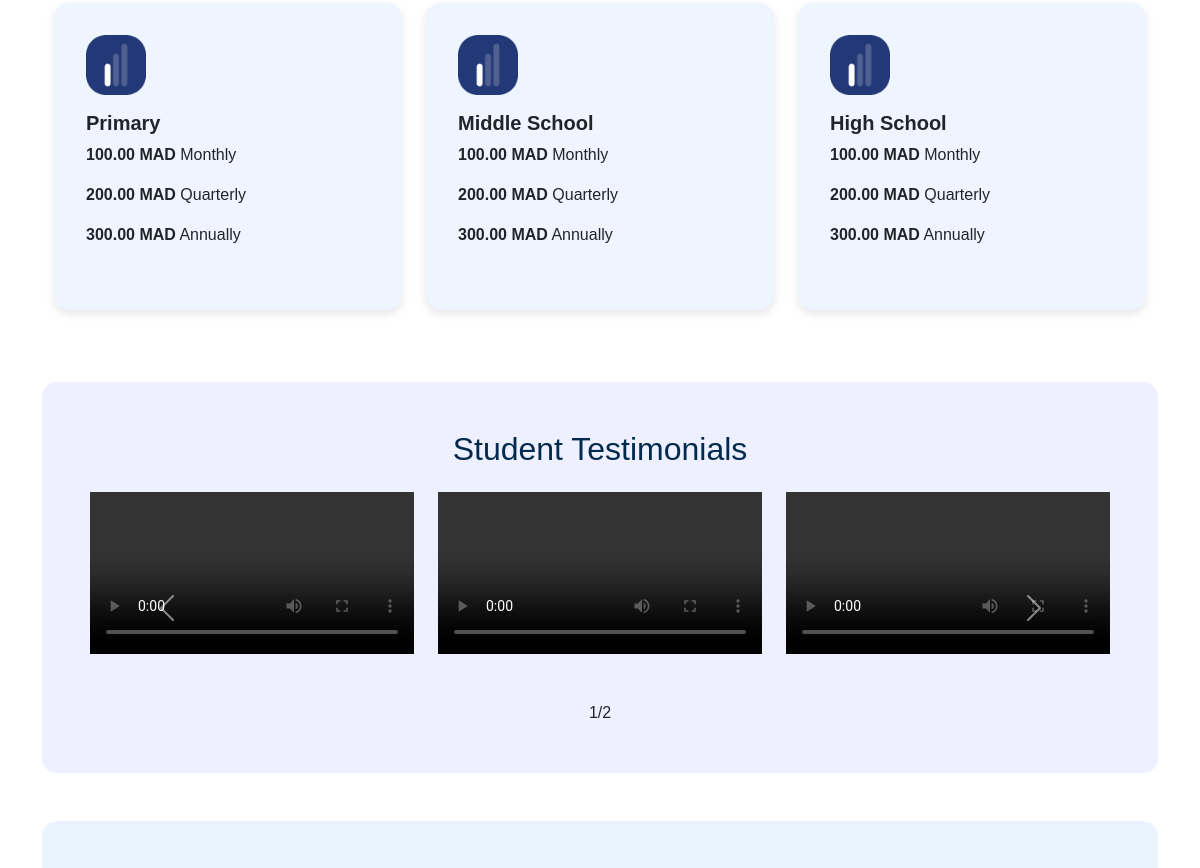
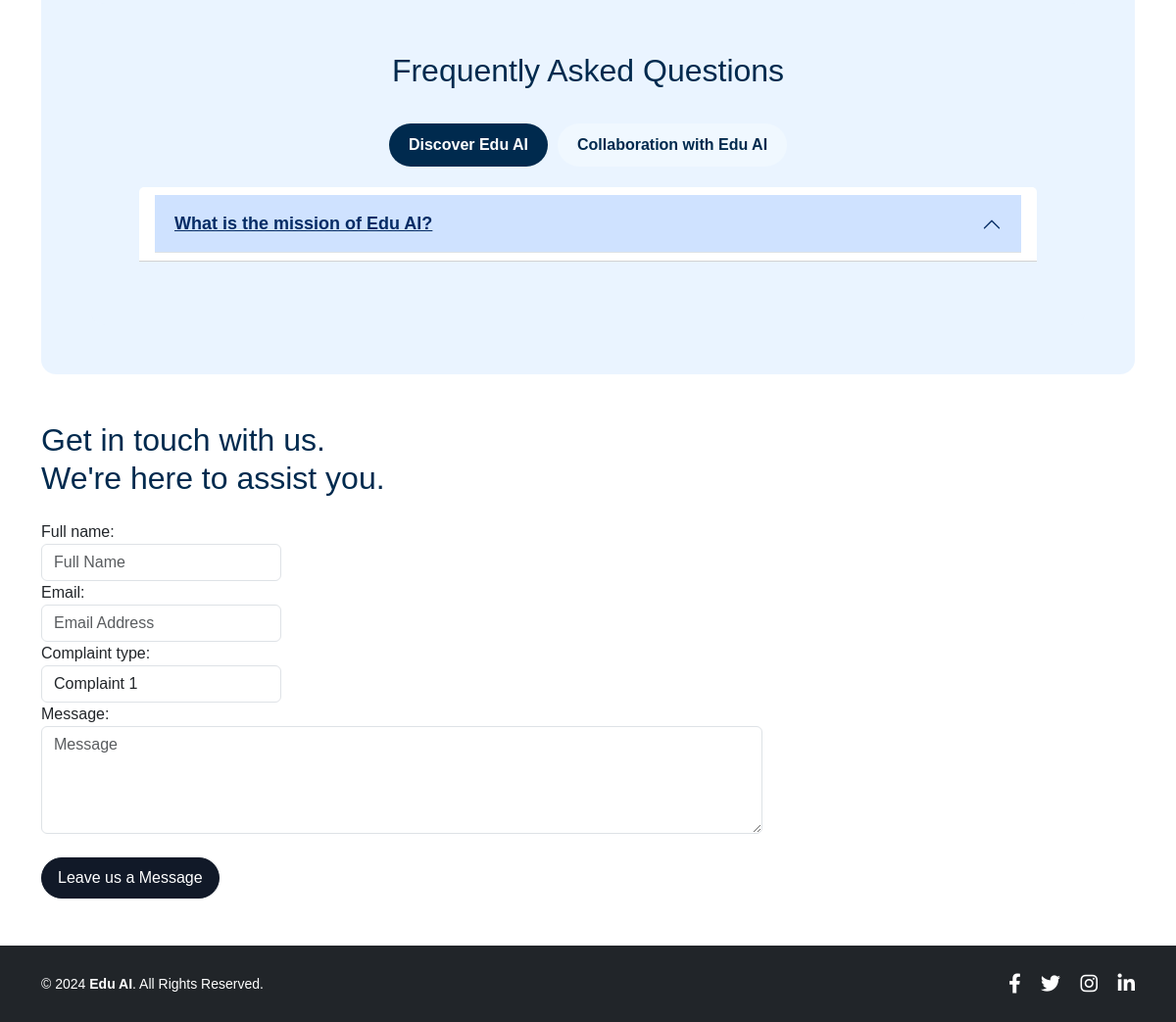
Before: / (lower part) with the older database file (2 pictures, top to bottom).
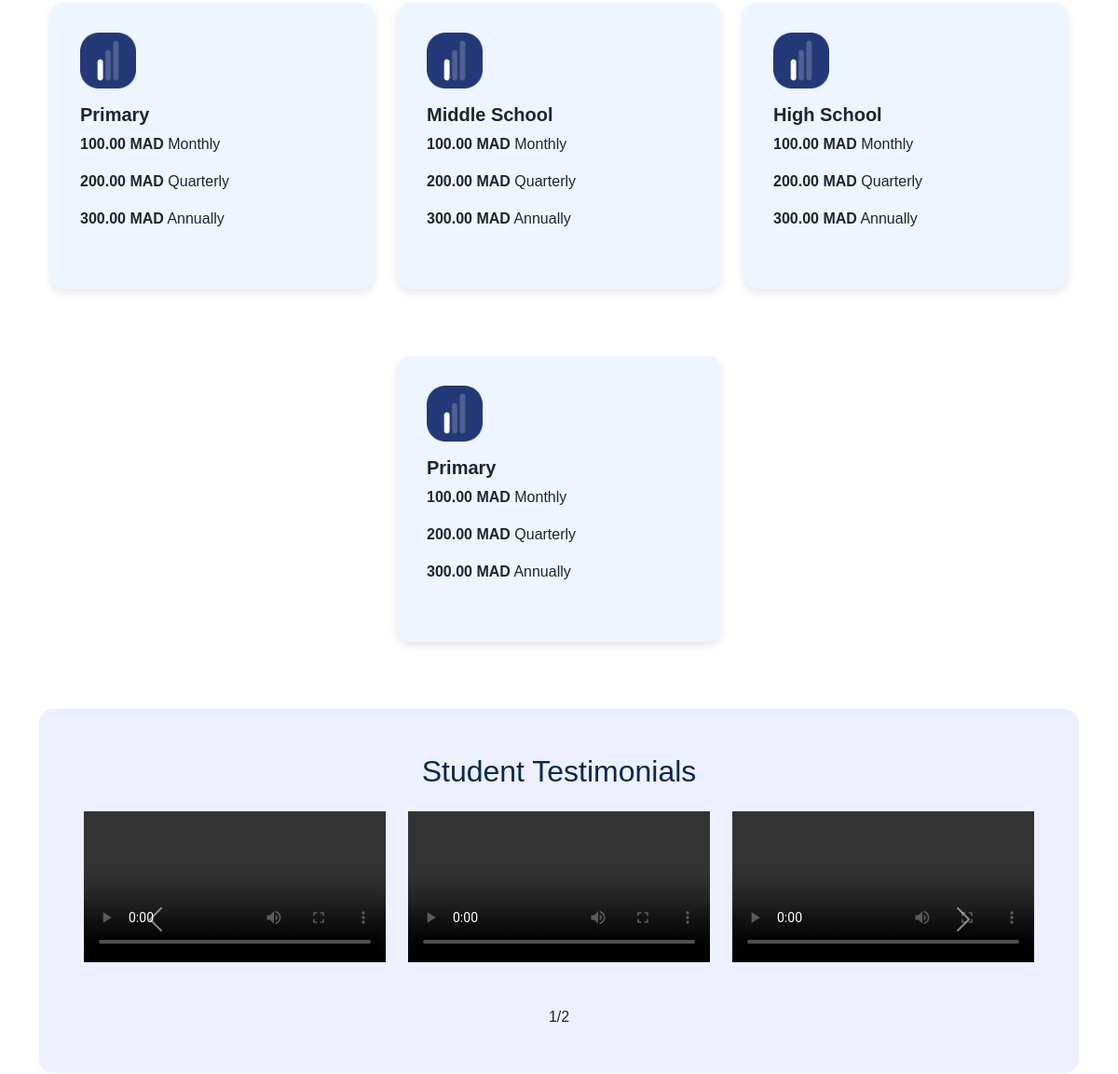
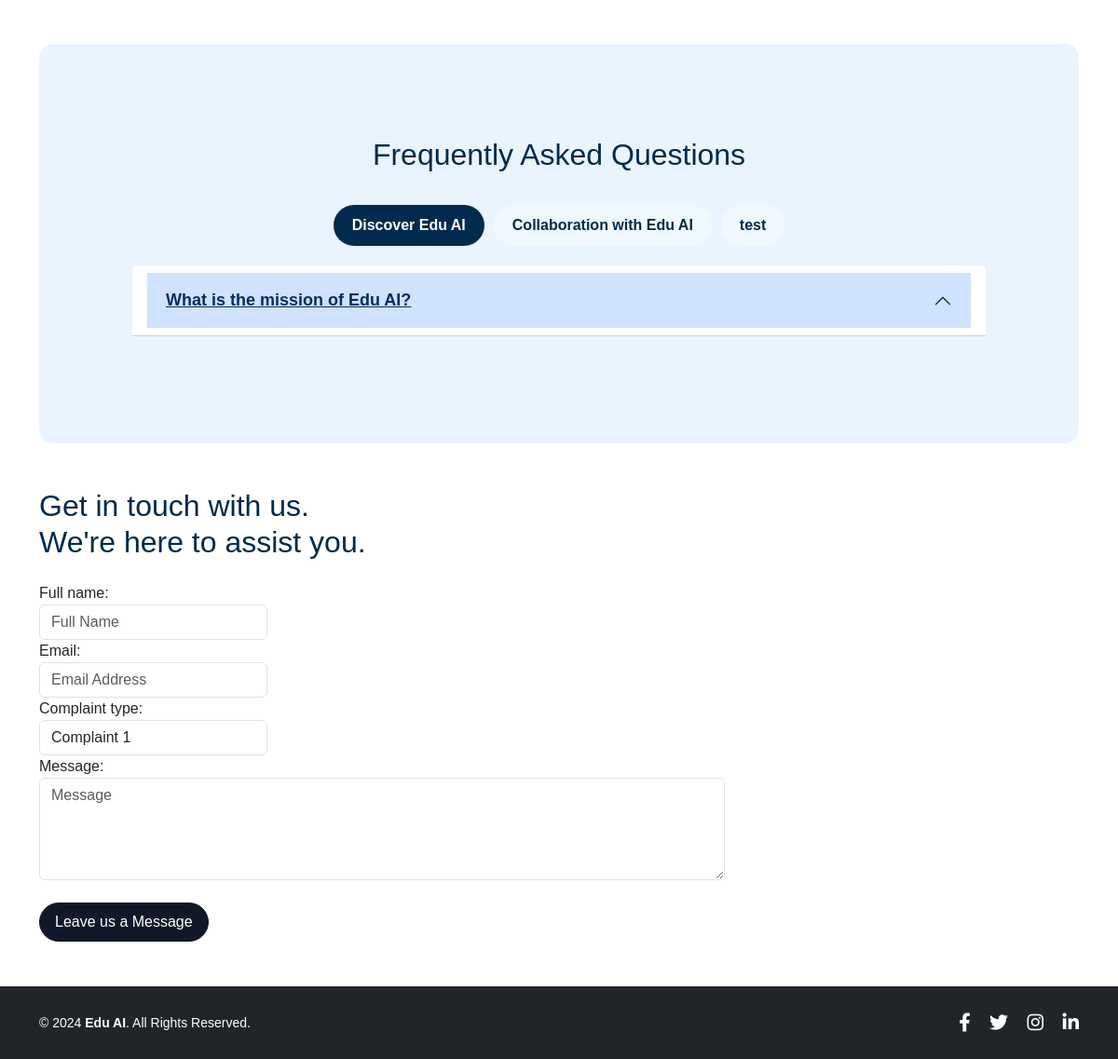
After: the same page with the newer database file (2 pictures, top to bottom).
### pages/models.py (models this page shows, shortened)
class Offer(models.Model):
    CATEGORY_CHOICES = [
        ('Primary', 'Primary'),
        ('Middle School', 'Middle School'),
        ('High School', 'High School')
    ]
    category = models.CharField(max_length=50, choices=CATEGORY_CHOICES)
    monthly_price = models.DecimalField(max_digits=10, decimal_places=2)
    quarterly_price = models.DecimalField(max_digits=10, decimal_places=2)
    annually_price = models.DecimalField(max_digits=10, decimal_places=2)
    currency = models.CharField(max_length=10, default='TND')
    created_at = models.DateTimeField(default=timezone.now)

class Testimonial(models.Model):
    student_name = models.CharField(max_length=100)
    video = models.FileField(upload_to='videos/', default='videos/default.mp4')
    created_at = models.DateTimeField(auto_now_add=True)

class FAQCategory(models.Model):
    name = models.CharField(max_length=255)
    created_at = models.DateTimeField(default=timezone.now)

class FAQ(models.Model):
    category = models.ForeignKey(FAQCategory, on_delete=models.CASCADE)
    question = models.CharField(max_length=255)
    answer = models.TextField()
    created_at = models.DateTimeField(default=timezone.now)

### pages/views.py (the view)
# urls.py: path('', views.home, name='home'),
def home(request):
    offers = Offer.objects.all()
    testimonials = Testimonial.objects.all()
    testimonials_per_slide = 3
    total_slides = (len(testimonials) + testimonials_per_slide - 1) // testimonials_per_slide
    categories = FAQCategory.objects.prefetch_related('faq_set').all()
    form = ContactForm()
    if request.method == 'POST':
        form = ContactForm(request.POST)
        if form.is_valid():
            form.save()
            return redirect('success')
    return render(request, 'pages/home.html', {
        'offers': offers,
        'testimonials': testimonials,
        'total_slides': total_slides,
        'categories': categories,
        'form': form
    })

### pages/forms.py
class ContactForm(forms.ModelForm):
    class Meta:
        model = ContactMessage
        fields = ['full_name', 'email', 'complaint_type', 'message']
        widgets = {
            'full_name': forms.TextInput(attrs={'placeholder': 'Full Name', 'class': 'form-control'}),
            'email': forms.EmailInput(attrs={'placeholder': 'Email Address', 'class': 'form-control'}),
            'complaint_type': forms.Select(choices=[
                ('Complaint 1', 'Complaint 1'),
                ('Complaint 2', 'Complaint 2'),
                ('Complaint 3', 'Complaint 3'),
            ], attrs={'class': 'form-control'}),
            'message': forms.Textarea(attrs={'placeholder': 'Message', 'class': 'form-control', 'rows': 4}),
        }

### templates/pages/home.html (shortened to what the changed rows need)
{% extends "base.html" %}
{% load static %}
{% block css %}
    <link rel="stylesheet" href="{% static 'css/home.css' %}">
{% endblock %}
{% block content %}
    <div id="offers-section" class="container text-center my-5">
        <div id="offers-cards" class="row justify-content-center">
            {% for offer in offers %}
            <div id="offer-{{ offer.id }}" class="col-lg-4 col-md-6 col-sm-12 mb-4 mt-5">
                <div id="offer-card-{{ offer.id }}" class="card p-3 h-100">
                    <div class="card-body d-flex flex-column align-items-start">
                        <div id="offer-icon-{{ offer.id }}" class="offer-icon mb-3">
                            <img src="{% static 'images/icons/offer_icon.png' %}" alt="Offer Icon" id="offer-icon-img-{{ offer.id }}">
                        </div>
                        <h5 id="offer-title-{{ offer.id }}">{{ offer.category }}</h5>
                        <p id="offer-monthly-price-{{ offer.id }}">
                            <strong>{{ offer.monthly_price }} {{ offer.currency }}</strong> Monthly
                        </p>
                        <p id="offer-quarterly-price-{{ offer.id }}">
                            <strong>{{ offer.quarterly_price }} {{ offer.currency }}</strong> Quarterly
                        </p>
                        <p id="offer-annually-price-{{ offer.id }}">
                            <strong>{{ offer.annually_price }} {{ offer.currency }}</strong> Annually
                        </p>
                    </div>
                </div>
            </div>
            {% endfor %}
        </div>
    </div>
    <div class="container-fluid bg-light py-5 mb-5 p-5" style="background-color: #EEF0FF !important; border-radius:15px !important;">
        <h2 class="text-center mb-4">Student Testimonials</h2>
        <div id="testimonialCarousel" class="carousel slide" data-bs-ride="carousel">
          <div class="carousel-inner">
            {% for testimonial in testimonials %}
              {% if forloop.counter0|divisibleby:3 %}
                <div class="carousel-item {% if forloop.first %} active {% endif %}">
                  <div class="row justify-content-center">
              {% endif %}
                <div class="col-lg-4 col-md-6 col-sm-12 mb-4">
                  <video controls class="img-fluid w-100">
                    <source src="{{ testimonial.video.url }}" type="video/mp4">
                  </video>
                </div>
              {% if forloop.counter|divisibleby:3 or forloop.last %}
                  </div>
                </div>
              {% endif %}
            {% endfor %}
          </div>
        </div>
    </div>
    <div class="container faq-section mb-5">
        <div class="container faq-section">
            <h2 class="text-center">Frequently Asked Questions</h2>
            <ul class="nav nav-pills mb-3 justify-content-center" id="faqTabs" role="tablist">
                {% for category in categories %}
                <li class="nav-item">
                    <a class="nav-link {% if forloop.first %}active{% endif %}" id="tab-{{ forloop.counter }}" data-toggle="pill" href="#faq-tab-{{ forloop.counter }}" role="tab" aria-controls="faq-tab-{{ forloop.counter }}">
                        {{ category.name }}
                    </a>
                </li>
                {% endfor %}
            </ul>
            <div class="tab-content" id="faqTabContent">
                {% for category in categories %}
                <div class="tab-pane fade {% if forloop.first %}show active{% endif %}" id="faq-tab-{{ forloop.counter }}" role="tabpanel" aria-labelledby="tab-{{ forloop.counter }}">
                    <div class="accordion" id="faqAccordion{{ forloop.counter }}">
                        {% for faq in category.faq_set.all %}
                        <div class="card">
                            <div class="card-header" id="heading{{ forloop.counter }}">
                                <h5 class="mb-0">
                                    <button class="btn btn-link accordion-button" type="button" data-toggle="collapse" data-target="#collapse{{ forloop.counter }}" aria-expanded="true" aria-controls="collapse{{ forloop.counter }}">
                                        {{ faq.question }}
                                    </button>
                                </h5>
                            </div>
                        </div>
                        {% endfor %}
                    </div>
                </div>
                {% endfor %}
            </div>
        </div>
    </div>
    <div class="row justify-content-left mt-5 mb-5" style="background-color:#fff !important;">
        <div class="col-md-8">
            <h2 class="text-left mb-4">Get in touch with us.<br>We're here to assist you.</h2>
        </div>
    </div>
{% endblock %}

Changed rows visible on the page:
added Offer: category "Primary", monthly_price "100.00", currency "MAD", quarterly_price "200.00", annually_price "300.00"
added FAQCategory: name "test", shown under "Frequently Asked Questions"
